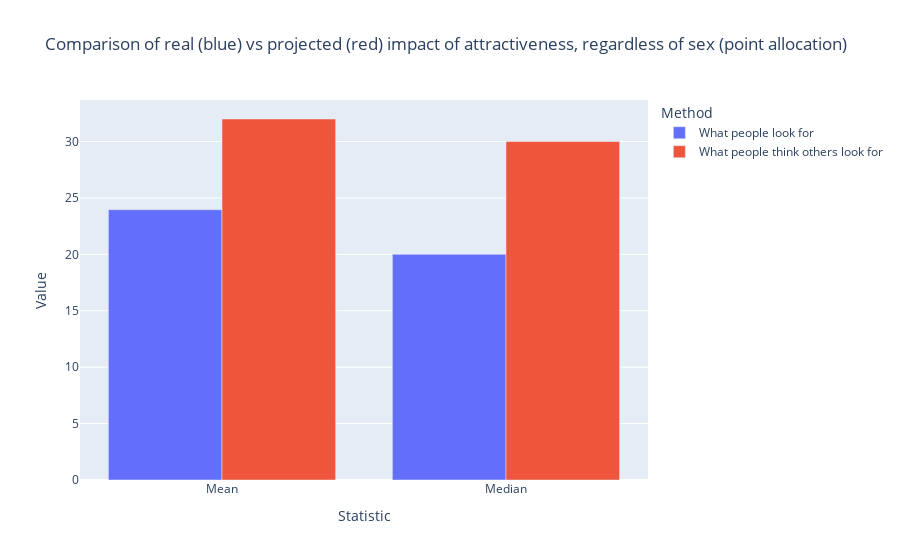

Notebook source saved alongside this figure:
### Code cell
px.bar(attr_stat_alloc, x='Statistic', y='Value', color='Method', barmode='group', title='Comparison of real (blue) vs projected (red) impact of attractiveness, regardless of sex (point allocation)')

### Figure 1 — Plotly figure (JSON) as saved in the notebook; plotly's stock layout.template omitted (floating-point values rounded to 4 significant figures)
{"data": [{"alignmentgroup": "True", "hovertemplate": "Method=What people look for<br>Statistic=%{x}<br>Value=%{y}<extra></extra>", "legendgroup": "What people look for", "marker": {"color": "#636efa", "pattern": {"shape": ""}}, "name": "What people look for", "offsetgroup": "What people look for", "orientation": "v", "showlegend": true, "textposition": "auto", "type": "bar", "x": ["Mean", "Median"], "xaxis": "x", "y": [23.96, 20], "yaxis": "y"}, {"alignmentgroup": "True", "hovertemplate": "Method=What people think others look for<br>Statistic=%{x}<br>Value=%{y}<extra></extra>", "legendgroup": "What people think others look for", "marker": {"color": "#EF553B", "pattern": {"shape": ""}}, "name": "What people think others look for", "offsetgroup": "What people think others look for", "orientation": "v", "showlegend": true, "textposition": "auto", "type": "bar", "x": ["Mean", "Median"], "xaxis": "x", "y": [32.0, 30], "yaxis": "y"}], "layout": {"barmode": "group", "legend": {"title": {"text": "Method"}, "tracegroupgap": 0}, "title": {"text": "Comparison of real (blue) vs projected (red) impact of attractiveness, regardless of sex (point allocation)"}, "xaxis": {"anchor": "y", "domain": [0, 1], "title": {"text": "Statistic"}}, "yaxis": {"anchor": "x", "domain": [0, 1], "title": {"text": "Value"}}}}
